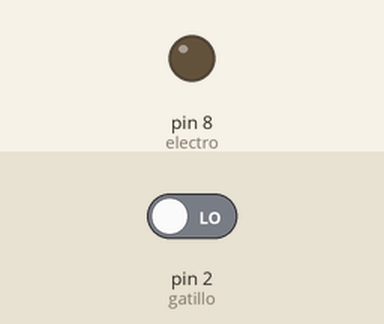
Recording of a sketch running on a simulated Arduino Uno, built with avr-gcc and run on an emulated ATmega328P. On the bench: output pins drawn as LEDs (lit = HIGH). Dashed ring = blinking. The test bench sets the inputs (shaded band); at power-on: pin 2 (gatillo) LOW.

Above: at 1.2 s.
1.3 s: pin 2 (gatillo) driven HIGH
At 1.4 s:
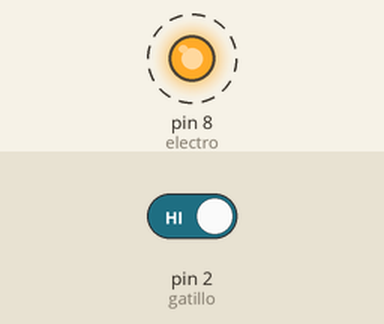
4.3 s: pin 2 (gatillo) driven LOW
At 5.7 s:
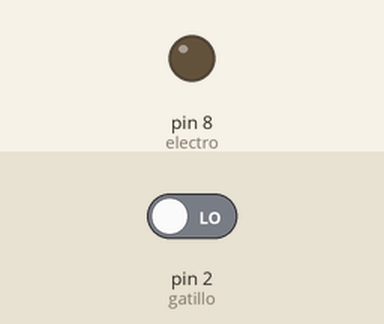
Timing chart, 0 to 7.3 s (numbered marks = the images above; inputs shaded):
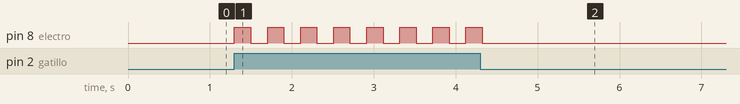

The sketch:

ArduinoRetrocesoPistola.ino
```cpp
#include <SoftwareSerial.h>  //Abrir librería serial <softwareSerial.h>
SoftwareSerial mySerial(7, 6); //Puertos de recepción RX 7 y transmisión TX 6
int gatillo = 2;
int electro = 8;
int val;
void setup() {
   Serial.begin(9600);
   mySerial.begin(9600);
   pinMode(gatillo, INPUT);
   pinMode(electro, OUTPUT);
   digitalWrite(electro,LOW);
}
void loop() {
   val=digitalRead(gatillo);
  if(val==HIGH){
    digitalWrite(electro,HIGH);
    delay(200);
    digitalWrite(electro,LOW);
    delay(200);
    mySerial.println(val);
    //Serial.println(val);
  }
}
```

Measured:
- after the input at 1.3 s, pin 8 (electro): alternates HIGH for 0.20 s and LOW for 0.20 s, starting at once
- after the input at 4.3 s, pin 8 (electro): goes on until 4.3 s, then stays LOW
